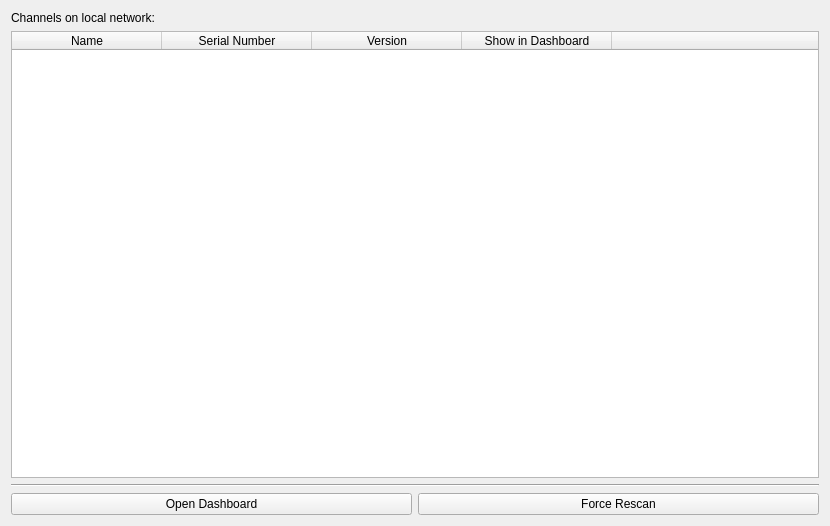
<?xml version="1.0" encoding="UTF-8"?>
<ui version="4.0">
 <class>Form</class>
 <widget class="QWidget" name="Form">
  <property name="geometry">
   <rect>
    <x>0</x>
    <y>0</y>
    <width>830</width>
    <height>526</height>
   </rect>
  </property>
  <property name="windowTitle">
   <string>EVIL Network</string>
  </property>
  <layout class="QVBoxLayout" name="verticalLayout">
   <item>
    <widget class="QLabel" name="label">
     <property name="text">
      <string>Channels on local network:</string>
     </property>
    </widget>
   </item>
   <item>
    <widget class="QTableWidget" name="deviceTableWidget">
     <property name="editTriggers">
      <set>QAbstractItemView::NoEditTriggers</set>
     </property>
     <property name="columnCount">
      <number>5</number>
     </property>
     <attribute name="horizontalHeaderVisible">
      <bool>true</bool>
     </attribute>
     <attribute name="horizontalHeaderDefaultSectionSize">
      <number>150</number>
     </attribute>
     <attribute name="horizontalHeaderHighlightSections">
      <bool>false</bool>
     </attribute>
     <attribute name="horizontalHeaderShowSortIndicator" stdset="0">
      <bool>false</bool>
     </attribute>
     <attribute name="horizontalHeaderStretchLastSection">
      <bool>true</bool>
     </attribute>
     <attribute name="verticalHeaderVisible">
      <bool>false</bool>
     </attribute>
     <attribute name="verticalHeaderHighlightSections">
      <bool>false</bool>
     </attribute>
     <column>
      <property name="text">
       <string>Name</string>
      </property>
     </column>
     <column>
      <property name="text">
       <string>Serial Number</string>
      </property>
     </column>
     <column>
      <property name="text">
       <string>Version</string>
      </property>
     </column>
     <column>
      <property name="text">
       <string>Show in Dashboard</string>
      </property>
     </column>
     <column>
      <property name="text">
       <string/>
      </property>
     </column>
    </widget>
   </item>
   <item>
    <widget class="Line" name="line">
     <property name="orientation">
      <enum>Qt::Horizontal</enum>
     </property>
    </widget>
   </item>
   <item>
    <layout class="QHBoxLayout" name="horizontalLayout">
     <item>
      <widget class="QPushButton" name="openDashboardButton">
       <property name="text">
        <string>Open Dashboard</string>
       </property>
      </widget>
     </item>
     <item>
      <widget class="QPushButton" name="forceRescanButton">
       <property name="text">
        <string>Force Rescan</string>
       </property>
      </widget>
     </item>
    </layout>
   </item>
  </layout>
 </widget>
 <resources/>
 <connections/>
</ui>
